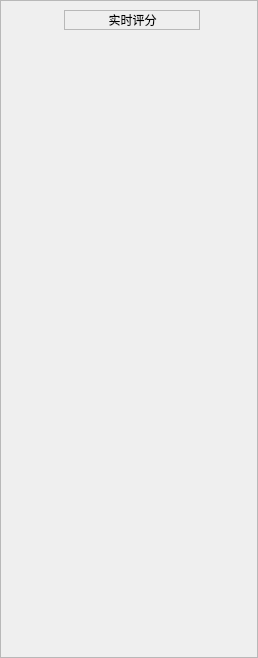
<?xml version="1.0" encoding="UTF-8"?>
<ui version="4.0">
 <class>CEvaluateInfoWidget</class>
 <widget class="QWidget" name="CEvaluateInfoWidget">
  <property name="geometry">
   <rect>
    <x>0</x>
    <y>0</y>
    <width>258</width>
    <height>658</height>
   </rect>
  </property>
  <property name="minimumSize">
   <size>
    <width>242</width>
    <height>658</height>
   </size>
  </property>
  <property name="maximumSize">
   <size>
    <width>1920</width>
    <height>1080</height>
   </size>
  </property>
  <property name="contextMenuPolicy">
   <enum>Qt::DefaultContextMenu</enum>
  </property>
  <property name="windowTitle">
   <string>CEvaluateInfoWidget</string>
  </property>
  <property name="styleSheet">
   <string notr="true"/>
  </property>
  <layout class="QGridLayout" name="gridLayout_5">
   <property name="margin">
    <number>0</number>
   </property>
   <property name="spacing">
    <number>0</number>
   </property>
   <item row="0" column="0">
    <widget class="QFrame" name="Image_Frame">
     <property name="frameShape">
      <enum>QFrame::StyledPanel</enum>
     </property>
     <property name="frameShadow">
      <enum>QFrame::Raised</enum>
     </property>
     <layout class="QGridLayout" name="gridLayout_4">
      <property name="leftMargin">
       <number>15</number>
      </property>
      <property name="topMargin">
       <number>9</number>
      </property>
      <property name="rightMargin">
       <number>9</number>
      </property>
      <property name="bottomMargin">
       <number>9</number>
      </property>
      <property name="spacing">
       <number>6</number>
      </property>
      <item row="0" column="0">
       <layout class="QHBoxLayout" name="horizontalLayout_4">
        <item>
         <spacer name="horizontalSpacer_7">
          <property name="orientation">
           <enum>Qt::Horizontal</enum>
          </property>
          <property name="sizeHint" stdset="0">
           <size>
            <width>40</width>
            <height>20</height>
           </size>
          </property>
         </spacer>
        </item>
        <item>
         <widget class="QFrame" name="frame_2">
          <property name="maximumSize">
           <size>
            <width>136</width>
            <height>20</height>
           </size>
          </property>
          <property name="frameShape">
           <enum>QFrame::StyledPanel</enum>
          </property>
          <property name="frameShadow">
           <enum>QFrame::Raised</enum>
          </property>
          <layout class="QGridLayout" name="gridLayout_2">
           <property name="margin">
            <number>0</number>
           </property>
           <property name="spacing">
            <number>0</number>
           </property>
           <item row="0" column="0">
            <layout class="QHBoxLayout" name="horizontalLayout_2">
             <item>
              <spacer name="horizontalSpacer_3">
               <property name="orientation">
                <enum>Qt::Horizontal</enum>
               </property>
               <property name="sizeHint" stdset="0">
                <size>
                 <width>40</width>
                 <height>20</height>
                </size>
               </property>
              </spacer>
             </item>
             <item>
              <widget class="QLabel" name="label">
               <property name="minimumSize">
                <size>
                 <width>135</width>
                 <height>18</height>
                </size>
               </property>
               <property name="text">
                <string>实时评分</string>
               </property>
               <property name="alignment">
                <set>Qt::AlignCenter</set>
               </property>
              </widget>
             </item>
             <item>
              <spacer name="horizontalSpacer_4">
               <property name="orientation">
                <enum>Qt::Horizontal</enum>
               </property>
               <property name="sizeHint" stdset="0">
                <size>
                 <width>40</width>
                 <height>20</height>
                </size>
               </property>
              </spacer>
             </item>
            </layout>
           </item>
          </layout>
         </widget>
        </item>
        <item>
         <spacer name="horizontalSpacer_8">
          <property name="orientation">
           <enum>Qt::Horizontal</enum>
          </property>
          <property name="sizeHint" stdset="0">
           <size>
            <width>40</width>
            <height>20</height>
           </size>
          </property>
         </spacer>
        </item>
       </layout>
      </item>
      <item row="1" column="0">
       <layout class="QHBoxLayout" name="horizontalLayout_6">
        <property name="spacing">
         <number>0</number>
        </property>
        <item>
         <spacer name="horizontalSpacer_11">
          <property name="orientation">
           <enum>Qt::Horizontal</enum>
          </property>
          <property name="sizeHint" stdset="0">
           <size>
            <width>40</width>
            <height>20</height>
           </size>
          </property>
         </spacer>
        </item>
        <item>
         <widget class="CEvaluateAttibutes" name="Equiomentsetting" native="true">
          <property name="minimumSize">
           <size>
            <width>230</width>
            <height>64</height>
           </size>
          </property>
          <property name="maximumSize">
           <size>
            <width>230</width>
            <height>16777215</height>
           </size>
          </property>
         </widget>
        </item>
        <item>
         <spacer name="horizontalSpacer_12">
          <property name="orientation">
           <enum>Qt::Horizontal</enum>
          </property>
          <property name="sizeHint" stdset="0">
           <size>
            <width>40</width>
            <height>20</height>
           </size>
          </property>
         </spacer>
        </item>
       </layout>
      </item>
      <item row="2" column="0">
       <layout class="QHBoxLayout" name="horizontalLayout_7">
        <property name="spacing">
         <number>0</number>
        </property>
        <item>
         <spacer name="horizontalSpacer_9">
          <property name="orientation">
           <enum>Qt::Horizontal</enum>
          </property>
          <property name="sizeHint" stdset="0">
           <size>
            <width>40</width>
            <height>20</height>
           </size>
          </property>
         </spacer>
        </item>
        <item>
         <widget class="QWidget" name="EquipmentAtttibutes" native="true">
          <property name="minimumSize">
           <size>
            <width>230</width>
            <height>173</height>
           </size>
          </property>
          <property name="maximumSize">
           <size>
            <width>230</width>
            <height>16777215</height>
           </size>
          </property>
          <layout class="QGridLayout" name="gridLayout">
           <property name="margin">
            <number>0</number>
           </property>
           <property name="spacing">
            <number>0</number>
           </property>
           <item row="0" column="0">
            <layout class="QVBoxLayout" name="verticalLayout_2"/>
           </item>
          </layout>
         </widget>
        </item>
        <item>
         <spacer name="horizontalSpacer_10">
          <property name="orientation">
           <enum>Qt::Horizontal</enum>
          </property>
          <property name="sizeHint" stdset="0">
           <size>
            <width>40</width>
            <height>20</height>
           </size>
          </property>
         </spacer>
        </item>
       </layout>
      </item>
      <item row="3" column="0">
       <layout class="QHBoxLayout" name="horizontalLayout_8">
        <property name="spacing">
         <number>0</number>
        </property>
        <item>
         <spacer name="horizontalSpacer_15">
          <property name="orientation">
           <enum>Qt::Horizontal</enum>
          </property>
          <property name="sizeHint" stdset="0">
           <size>
            <width>40</width>
            <height>20</height>
           </size>
          </property>
         </spacer>
        </item>
        <item>
         <widget class="ProgressScore" name="EquipmentAtttibutes_2" native="true">
          <property name="minimumSize">
           <size>
            <width>230</width>
            <height>173</height>
           </size>
          </property>
          <property name="maximumSize">
           <size>
            <width>230</width>
            <height>16777215</height>
           </size>
          </property>
          <layout class="QGridLayout" name="gridLayout_3">
           <property name="margin">
            <number>0</number>
           </property>
           <property name="spacing">
            <number>0</number>
           </property>
          </layout>
         </widget>
        </item>
        <item>
         <spacer name="horizontalSpacer_16">
          <property name="orientation">
           <enum>Qt::Horizontal</enum>
          </property>
          <property name="sizeHint" stdset="0">
           <size>
            <width>40</width>
            <height>20</height>
           </size>
          </property>
         </spacer>
        </item>
       </layout>
      </item>
      <item row="4" column="0">
       <layout class="QHBoxLayout" name="horizontalLayout_5">
        <property name="spacing">
         <number>0</number>
        </property>
        <item>
         <spacer name="horizontalSpacer_13">
          <property name="orientation">
           <enum>Qt::Horizontal</enum>
          </property>
          <property name="sizeHint" stdset="0">
           <size>
            <width>40</width>
            <height>20</height>
           </size>
          </property>
         </spacer>
        </item>
        <item>
         <widget class="CAlarmInfo" name="pAlarmInfo" native="true">
          <property name="minimumSize">
           <size>
            <width>230</width>
            <height>138</height>
           </size>
          </property>
          <property name="maximumSize">
           <size>
            <width>230</width>
            <height>138</height>
           </size>
          </property>
          <layout class="QVBoxLayout" name="verticalLayout">
           <property name="spacing">
            <number>0</number>
           </property>
           <property name="margin">
            <number>9</number>
           </property>
          </layout>
         </widget>
        </item>
        <item>
         <spacer name="horizontalSpacer_14">
          <property name="orientation">
           <enum>Qt::Horizontal</enum>
          </property>
          <property name="sizeHint" stdset="0">
           <size>
            <width>40</width>
            <height>20</height>
           </size>
          </property>
         </spacer>
        </item>
       </layout>
      </item>
     </layout>
    </widget>
   </item>
  </layout>
 </widget>
 <customwidgets>
  <customwidget>
   <class>CAlarmInfo</class>
   <extends>QWidget</extends>
   <header>AlarmInfo.h</header>
   <container>1</container>
  </customwidget>
  <customwidget>
   <class>CEvaluateAttibutes</class>
   <extends>QWidget</extends>
   <header>EvaluateAttibutes.h</header>
   <container>1</container>
  </customwidget>
  <customwidget>
   <class>ProgressScore</class>
   <extends>QWidget</extends>
   <header location="global">ProgressScore.h</header>
   <container>1</container>
  </customwidget>
 </customwidgets>
 <resources/>
 <connections/>
</ui>
